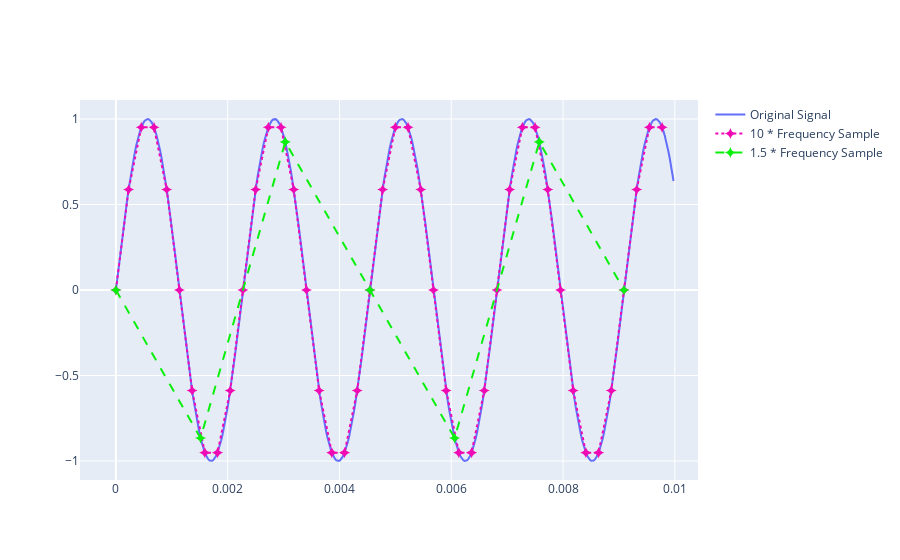

The code cell stored with this chart in its notebook:
### Code cell
fig = go.Figure()
fig.add_trace(go.Scatter(x=tv,
                         y=note,
                         name='Original Signal',
                         connectgaps=True))
fig.add_trace(go.Scatter(x=tv2,
                         y=note2,
                         name='10 * Frequency Sample',
                        line = dict(shape = "linear",color='rgb(240,10,180)',dash='dot'),
                        marker = dict(symbol="star-diamond",size=8),
                        mode = 'lines+markers'))
fig.add_trace(go.Scatter(x=tv1,
                         y=note1,
                         name='1.5 * Frequency Sample',
                        line = dict(shape = "linear",color='rgb(10,240,12)',dash='dash'),
                        marker = dict(symbol="star-diamond",size=8)))
fig.show()

### Figure 1 — Plotly figure (JSON) as saved in the notebook; plotly's stock layout.template omitted (floating-point values rounded to 4 significant figures; data arrays with more than 128 entries replaced by an {"elided": "..."} marker saying what was removed)
{"data": [{"connectgaps": true, "name": "Original Signal", "type": "scatter", "x": {"elided": "441 float values"}, "y": {"elided": "441 float values"}}, {"line": {"color": "rgb(240,10,180)", "dash": "dot", "shape": "linear"}, "marker": {"size": 8, "symbol": "star-diamond"}, "mode": "lines+markers", "name": "10 * Frequency Sample", "type": "scatter", "x": [0, 0.0002273, 0.0004545, 0.0006818, 0.0009091, 0.001136, 0.001364, 0.001591, 0.001818, 0.002045, 0.002273, 0.0025, 0.002727, 0.002955, 0.003182, 0.003409, 0.003636, 0.003864, 0.004091, 0.004318, 0.004545, 0.004773, 0.005, 0.005227, 0.005455, 0.005682, 0.005909, 0.006136, 0.006364, 0.006591, 0.006818, 0.007045, 0.007273, 0.0075, 0.007727, 0.007955, 0.008182, 0.008409, 0.008636, 0.008864, 0.009091, 0.009318, 0.009545, 0.009773], "y": [0, 0.5878, 0.9511, 0.9511, 0.5878, 1.225e-16, -0.5878, -0.9511, -0.9511, -0.5878, -2.449e-16, 0.5878, 0.9511, 0.9511, 0.5878, 3.674e-16, -0.5878, -0.9511, -0.9511, -0.5878, -4.899e-16, 0.5878, 0.9511, 0.9511, 0.5878, -1.164e-15, -0.5878, -0.9511, -0.9511, -0.5878, -7.348e-16, 0.5878, 0.9511, 0.9511, 0.5878, 8.573e-16, -0.5878, -0.9511, -0.9511, -0.5878, -9.797e-16, 0.5878, 0.9511, 0.9511]}, {"line": {"color": "rgb(10,240,12)", "dash": "dash", "shape": "linear"}, "marker": {"size": 8, "symbol": "star-diamond"}, "name": "1.5 * Frequency Sample", "type": "scatter", "x": [0, 0.001515, 0.00303, 0.004545, 0.006061, 0.007576, 0.009091], "y": [0, -0.866, 0.866, -4.899e-16, -0.866, 0.866, -9.797e-16]}], "layout": {}}
